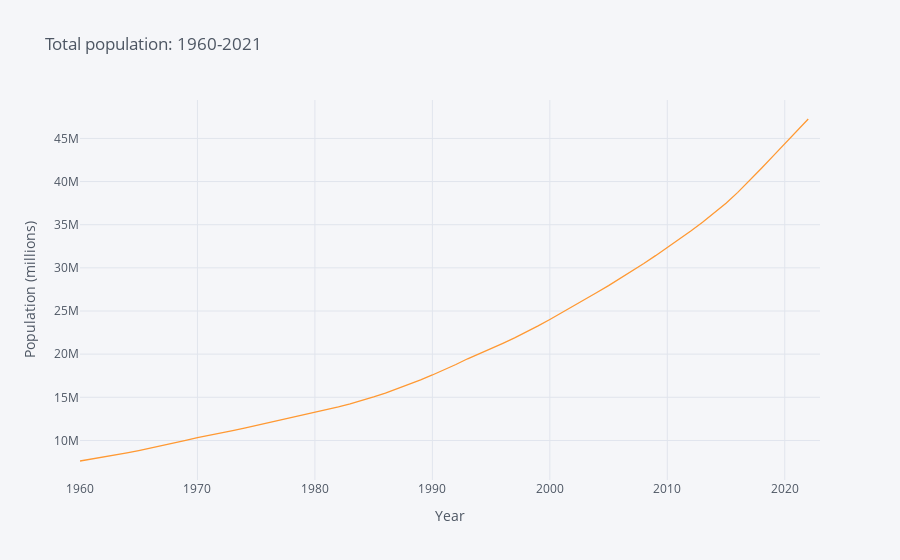

Here is the notebook cell this chart was saved with:
### Code cell
# Shows the total population over time.

# One variable: Total population
variable_labels = {"SP.POP.TOTL":"Ugandan Population"}

# Set country to Rwanda
Uganda = {"UGA":"Uganda"}

# Get dataframe
uganda = wbdata.get_dataframe(variable_labels, country="UGA")

# Date index is of type string; change to integers
uganda.index = uganda.index.astype(int)

# Print graph from 1960-2022.
uganda.iplot(title="Total population: 1960-2021",xTitle='Year',yTitle='Population (millions)')

### Figure 1 — Plotly figure (JSON) as saved in the notebook; plotly's stock layout.template omitted (floating-point values rounded to 4 significant figures)
{"data": [{"line": {"color": "rgba(255, 153, 51, 1.0)", "dash": "solid", "shape": "linear", "width": 1.3}, "mode": "lines", "name": "Ugandan Population", "text": "", "type": "scatter", "x": [2023, 2022, 2021, 2020, 2019, 2018, 2017, 2016, 2015, 2014, 2013, 2012, 2011, 2010, 2009, 2008, 2007, 2006, 2005, 2004, 2003, 2002, 2001, 2000, 1999, 1998, 1997, 1996, 1995, 1994, 1993, 1992, 1991, 1990, 1989, 1988, 1987, 1986, 1985, 1984, 1983, 1982, 1981, 1980, 1979, 1978, 1977, 1976, 1975, 1974, 1973, 1972, 1971, 1970, 1969, 1968, 1967, 1966, 1965, 1964, 1963, 1962, 1961, 1960], "y": ["", 47249585, 45853778, 44404611, 42949080, 41515395, 40127085, 38748299, 37477356, 36336539, 35273570, 34273295, 33295738, 32341728, 31412520, 30509862, 29629804, 28773227, 27946588, 27146084, 26354736, 25545090, 24763325, 24020697, 23279247, 22537658, 21876935, 21249572, 20680831, 20125021, 19462958, 18801966, 18171935, 17586630, 17028543, 16489323, 15974216, 15486807, 15038915, 14617944, 14228932, 13880052, 13563558, 13284026, 13011511, 12701999, 12369253, 12045227, 11730959, 11428676, 11146099, 10885563, 10616338, 10317212, 10006526, 9696370, 9393432, 9104743, 8829056, 8564755, 8311013, 8068828, 7838440, 7617746]}], "layout": {"legend": {"bgcolor": "#F5F6F9", "font": {"color": "#4D5663"}}, "paper_bgcolor": "#F5F6F9", "plot_bgcolor": "#F5F6F9", "title": {"font": {"color": "#4D5663"}, "text": "Total population: 1960-2021"}, "xaxis": {"gridcolor": "#E1E5ED", "showgrid": true, "tickfont": {"color": "#4D5663"}, "title": {"font": {"color": "#4D5663"}, "text": "Year"}, "zerolinecolor": "#E1E5ED"}, "yaxis": {"gridcolor": "#E1E5ED", "showgrid": true, "tickfont": {"color": "#4D5663"}, "title": {"font": {"color": "#4D5663"}, "text": "Population (millions)"}, "zerolinecolor": "#E1E5ED"}}}
